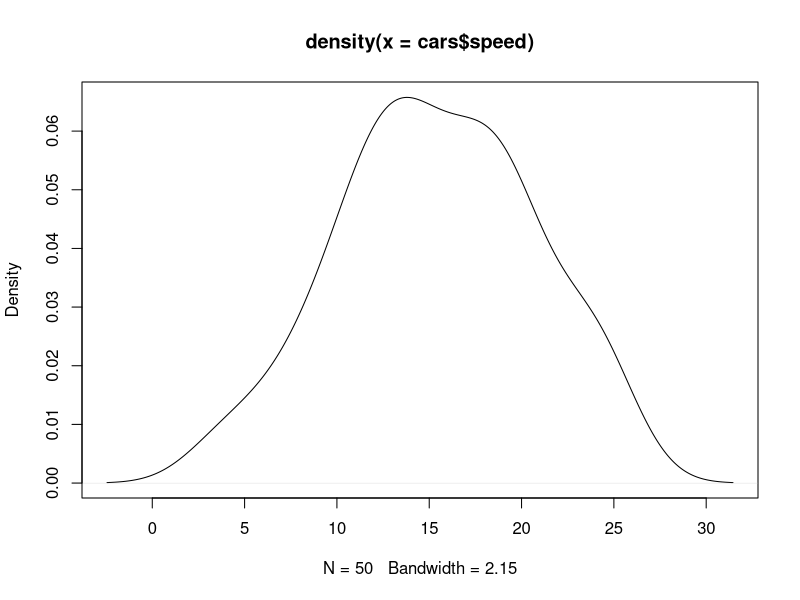

The R source for this figure:
## ---- chunk 1
2-2

plot(density(cars$speed))

## ---- chunk 2
cat("click here: [link1](#test1)")
